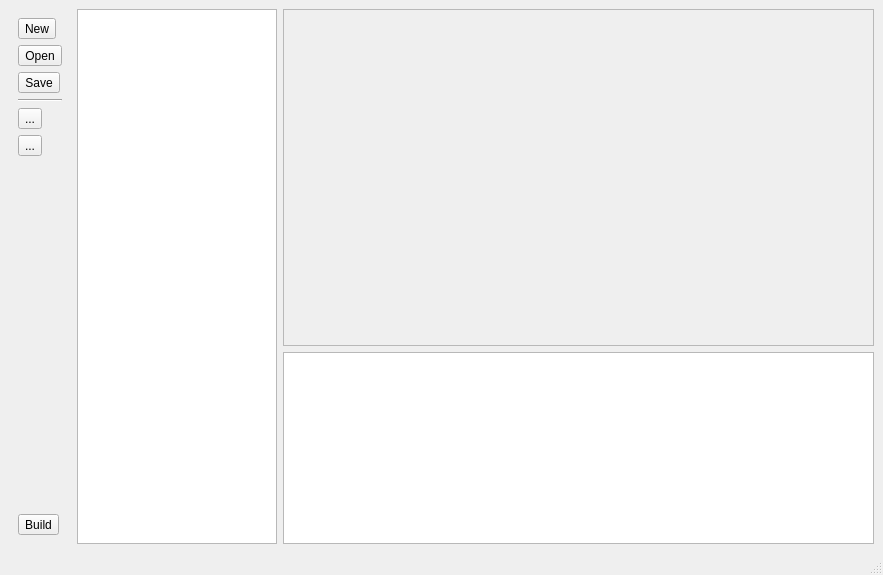
<?xml version="1.0" encoding="UTF-8"?>
<ui version="4.0">
 <class>SDKWinForm</class>
 <widget class="QMainWindow" name="SDKWinForm">
  <property name="geometry">
   <rect>
    <x>0</x>
    <y>0</y>
    <width>883</width>
    <height>575</height>
   </rect>
  </property>
  <property name="contextMenuPolicy">
   <enum>Qt::CustomContextMenu</enum>
  </property>
  <property name="windowTitle">
   <string>Xpeccy SDK (alpha)</string>
  </property>
  <widget class="QWidget" name="centralwidget">
   <layout class="QHBoxLayout" name="horizontalLayout" stretch="0,0,10">
    <item>
     <widget class="QWidget" name="butWidget" native="true">
      <layout class="QVBoxLayout" name="verticalLayout_2">
       <item>
        <widget class="QToolButton" name="prjNew">
         <property name="toolTip">
          <string>New project</string>
         </property>
         <property name="text">
          <string>New</string>
         </property>
         <property name="icon">
          <iconset resource="../xpeccy.qrc">
           <normaloff>:/images/book-new.png</normaloff>:/images/book-new.png</iconset>
         </property>
        </widget>
       </item>
       <item>
        <widget class="QToolButton" name="prjOpen">
         <property name="toolTip">
          <string>Open project</string>
         </property>
         <property name="text">
          <string>Open</string>
         </property>
         <property name="icon">
          <iconset resource="../xpeccy.qrc">
           <normaloff>:/images/fileopen.png</normaloff>:/images/fileopen.png</iconset>
         </property>
        </widget>
       </item>
       <item>
        <widget class="QToolButton" name="prjSave">
         <property name="toolTip">
          <string>Save project</string>
         </property>
         <property name="text">
          <string>Save</string>
         </property>
         <property name="icon">
          <iconset resource="../xpeccy.qrc">
           <normaloff>:/images/floppy.png</normaloff>:/images/floppy.png</iconset>
         </property>
        </widget>
       </item>
       <item>
        <widget class="Line" name="line">
         <property name="orientation">
          <enum>Qt::Horizontal</enum>
         </property>
        </widget>
       </item>
       <item>
        <widget class="QToolButton" name="addNewFile">
         <property name="toolTip">
          <string>Add new file</string>
         </property>
         <property name="text">
          <string>...</string>
         </property>
         <property name="icon">
          <iconset resource="../xpeccy.qrc">
           <normaloff>:/images/doc-new.png</normaloff>:/images/doc-new.png</iconset>
         </property>
        </widget>
       </item>
       <item>
        <widget class="QToolButton" name="addExisting">
         <property name="toolTip">
          <string>Add existing file(s)</string>
         </property>
         <property name="text">
          <string>...</string>
         </property>
         <property name="icon">
          <iconset resource="../xpeccy.qrc">
           <normaloff>:/images/add.png</normaloff>:/images/add.png</iconset>
         </property>
        </widget>
       </item>
       <item>
        <spacer name="verticalSpacer">
         <property name="orientation">
          <enum>Qt::Vertical</enum>
         </property>
         <property name="sizeHint" stdset="0">
          <size>
           <width>20</width>
           <height>40</height>
          </size>
         </property>
        </spacer>
       </item>
       <item>
        <widget class="QToolButton" name="prjBuild">
         <property name="text">
          <string>Build</string>
         </property>
         <property name="icon">
          <iconset resource="../xpeccy.qrc">
           <normaloff>:/images/other.png</normaloff>:/images/other.png</iconset>
         </property>
        </widget>
       </item>
      </layout>
     </widget>
    </item>
    <item>
     <widget class="QTreeWidget" name="prjtree">
      <property name="maximumSize">
       <size>
        <width>200</width>
        <height>16777215</height>
       </size>
      </property>
      <property name="contextMenuPolicy">
       <enum>Qt::ActionsContextMenu</enum>
      </property>
      <property name="editTriggers">
       <set>QAbstractItemView::NoEditTriggers</set>
      </property>
      <attribute name="headerVisible">
       <bool>false</bool>
      </attribute>
      <column>
       <property name="text">
        <string notr="true">1</string>
       </property>
      </column>
     </widget>
    </item>
    <item>
     <layout class="QVBoxLayout" name="verticalLayout" stretch="10,0">
      <item>
       <widget class="QPlainTextEdit" name="docedit">
        <property name="enabled">
         <bool>false</bool>
        </property>
       </widget>
      </item>
      <item>
       <widget class="QTextBrowser" name="console"/>
      </item>
     </layout>
    </item>
   </layout>
  </widget>
  <widget class="QMenuBar" name="menubar">
   <property name="geometry">
    <rect>
     <x>0</x>
     <y>0</y>
     <width>883</width>
     <height>20</height>
    </rect>
   </property>
  </widget>
  <widget class="QStatusBar" name="statusbar"/>
 </widget>
 <resources>
  <include location="../xpeccy.qrc"/>
 </resources>
 <connections/>
</ui>
